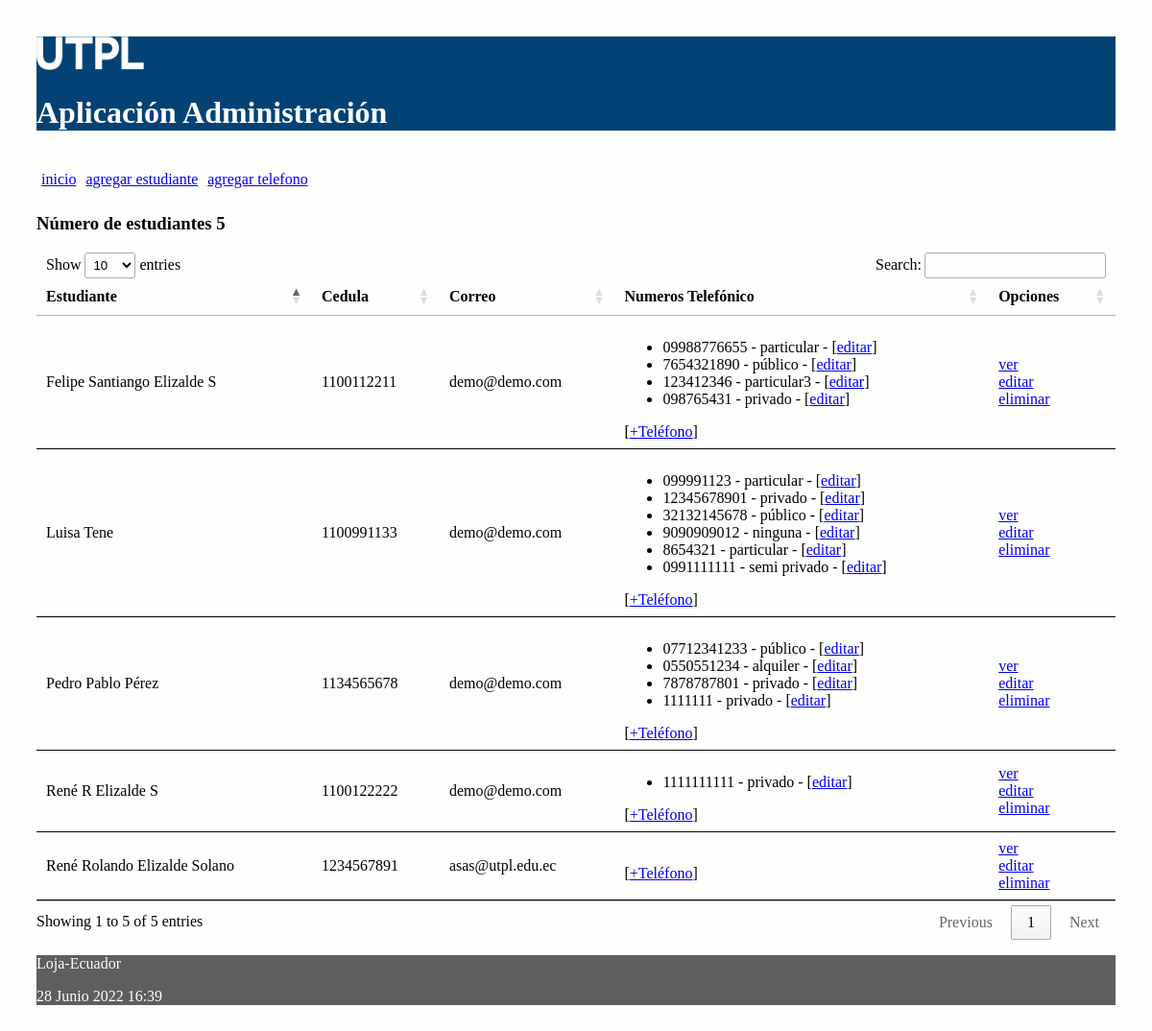
Before: / with the older database file.
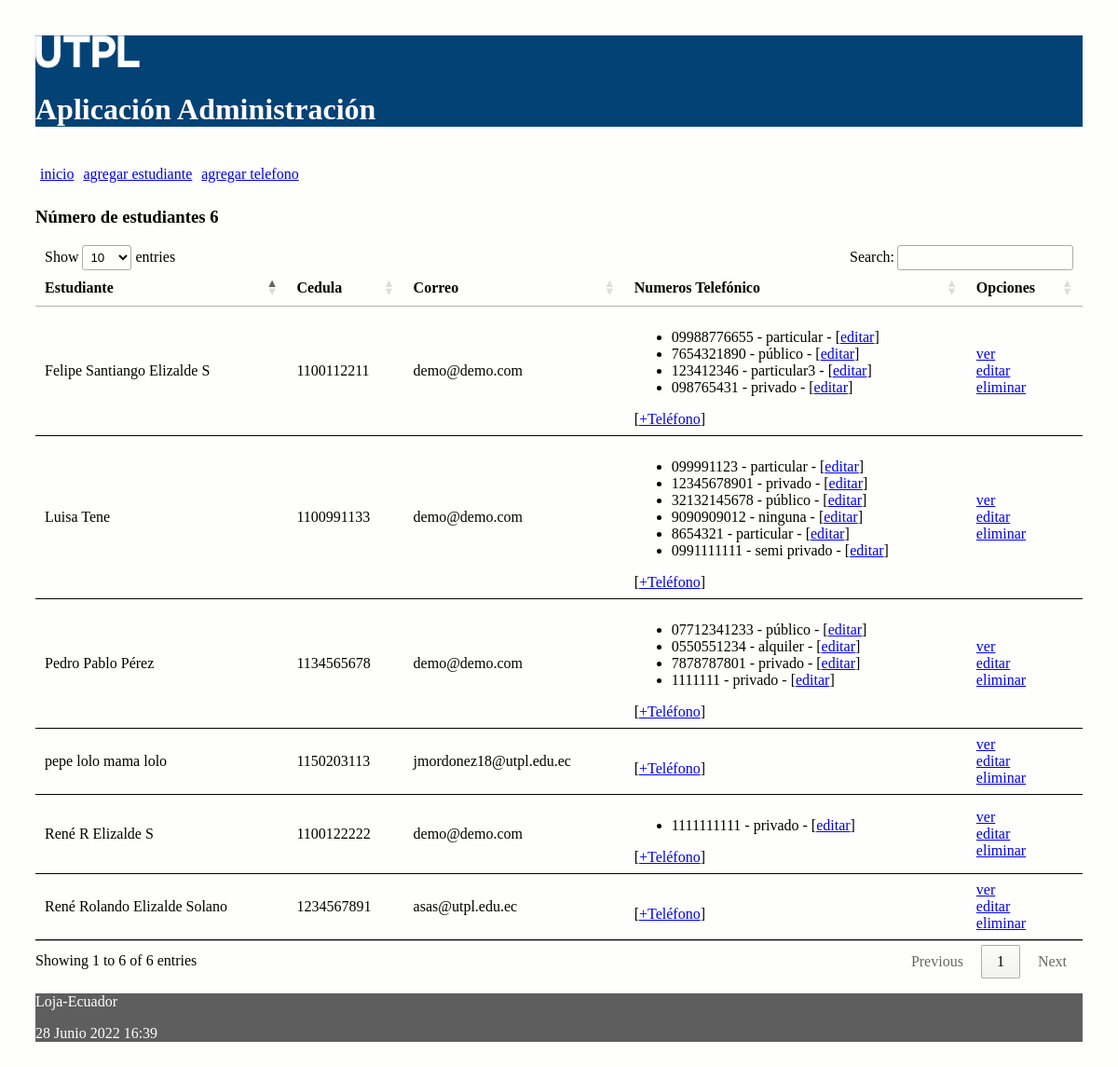
After: the same page with the newer database file.
### administrativo/models.py (models this page shows, shortened)
class Estudiante(models.Model):
    nombre = models.CharField(max_length=30)
    apellido = models.CharField(max_length=30)
    cedula = models.CharField(max_length=30, unique=True)
    correo = models.EmailField()

class NumeroTelefonico(models.Model):
    telefono = models.CharField(max_length=100)
    tipo = models.CharField(max_length=100)
    estudiante = models.ForeignKey(Estudiante, on_delete=models.CASCADE,
            related_name="numeros_telefonicos")

### administrativo/views.py (the view)
# urls.py: path('', views.index, name='index'),
def index(request):
    estudiantes = Estudiante.objects.all()
    informacion_template = {'estudiantes': estudiantes, 'numero_estudiantes': len(estudiantes)}
    return render(request, 'index.html', informacion_template)

### administrativo/templates/index.html (shortened to what this page needs)
{% extends "master.html" %}
{% block content %}
<h3>Número de estudiantes {{ numero_estudiantes }}</h3>
<table id="tabla_datos">
  <thead>
    <tr>
      <th>Estudiante</th>
      <th>Cedula</th>
      <th>Correo</th>
      <th>Numeros Telefónico </th>
      <th>Opciones</th>
    </tr>
  </thead>
  {% for e in estudiantes %}
  <tr>
    <td> {{e.nombre}} {{e.apellido}}</td>
    <td> {{e.cedula}}</td>
    <td> {{e.correo}}</td>
    <td>
      <ul>
        {% for t in e.numeros_telefonicos.all %}
          <li>
            <span>{{t.telefono}} - {{t.tipo}} - [<a href="{% url 'editar_numero_telefonico' t.id %}">editar</a>] </span>
          </li>
        {% endfor %}
      </ul>
        [<a href="{% url 'crear_numero_telefonico_estudiante' e.id%}">+Teléfono</a>]
    </td>
    <td> <a href="{% url 'obtener_estudiante' e.id %}">ver</a> <br>
      <a href="{% url 'editar_estudiante' e.id %}">editar</a> <br>
      <a href="{% url 'eliminar_estudiante' e.id %}"
      onclick="return confirm('¿Está seguro de la eliminación?')" >
      eliminar</a>
    </td>
  </tr>
  {% endfor %}
</table>
{% endblock %}

### administrativo/templates/master.html (shortened to what this page needs)
<!DOCTYPE html>
<html>
  <head>
    {% load static %}
    <link rel="stylesheet" type="text/css" href="{% static 'css/estilos.css' %}">
    <link rel="stylesheet" type="text/css" href="https://cdn.datatables.net/1.10.25/css/jquery.dataTables.min.css">
  </head>
  <body>
  <header>
    <img src="{% static 'images/logo.png' %}" height="10%" width="10%" alt="My image">
    <h1>Aplicación Administración </h1>
    <nav class="top_menu">
      <ul>
        <li><a href="{% url 'index' %}">inicio</a></li>
        <li><a href="{% url 'crear_estudiante' %}">agregar estudiante</a></li>
        <li><a href="{% url 'crear_numero_telefonico' %}">agregar telefono</a></li>
      </ul>
    </nav>
  </header>
  <section>
      {% block content %}
      {% endblock %}
  </section>
    <footer>
      <p>Loja-Ecuador</p>
      <p>{% now "j F Y H:i" %}</p>
    </footer>
  </body>
</html>

### administrativo/static/css/estilos.css (style rules this page uses)
body { background: #FEFEFD; padding: 30px; }
header { background: #034275; color: #FFF; }
section { width: 100%; }
th, td { padding: 15px; border-bottom: 1px solid black; }
.top_menu ul { list-style:none; float:left; padding: 5px; width:95%; }
.top_menu ul li { float:left; margin-right:10px; margin-bottom:5px; text: #FFF; }
footer { background: #5E5E5E; color: #FFF; }

Changed rows visible on the page:
added Estudiante: nombre "pepe lolo", apellido "mama lolo", cedula "1150203113", correo "jmordonez18@utpl.edu.ec"
Other visible differences:
text written by a page script: "Show entries Search: Showing 1 to 5 of 5 entries Previous 1 Next" → "Show entries Search: Showing 1 to 6 of 6 entries Previous 1 Next"
{{ numero_estudiantes }}: "5" → "6"
